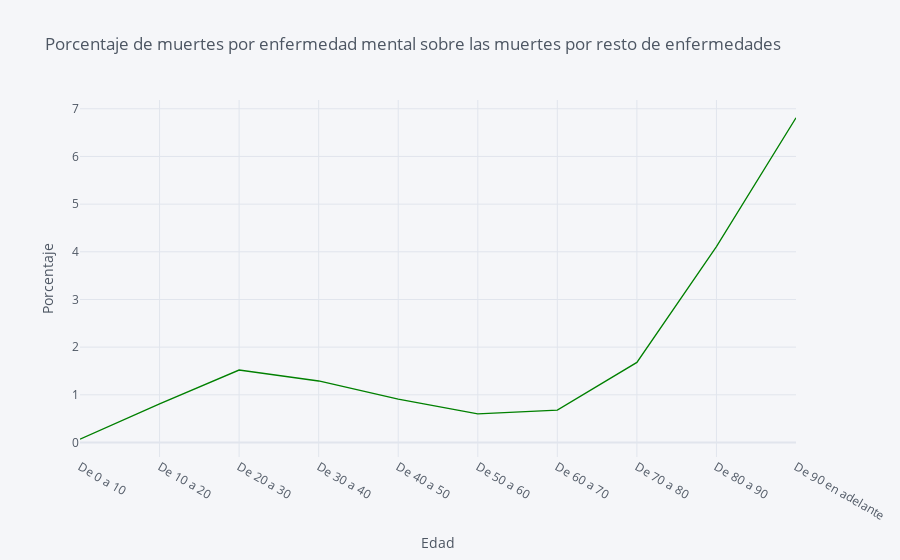

Notebook code cell kept with this figure:
### Code cell
dataset_line = dataset_filtrado_porcentaje.sort_values(by='Edad')

scatter_plot = dataset_line.iplot(kind='scatter',
                                  x='Edad',
                                  y='Porcentaje',
                                  xTitle='Edad',
                                  yTitle='Porcentaje',
                                  mode='lines',
                                  colors=['green'],
                                  title='Porcentaje de muertes por enfermedad mental sobre las muertes por resto de enfermedades')

scatter_plot

### Figure 1 — Plotly figure (JSON) as saved in the notebook; plotly's stock layout.template omitted (floating-point values rounded to 4 significant figures)
{"data": [{"line": {"color": "rgba(0, 128, 0, 1.0)", "dash": "solid", "shape": "linear", "width": 1.3}, "mode": "lines", "name": "Porcentaje", "text": "", "type": "scatter", "x": ["De 0 a 10", "De 10 a 20", "De 20 a 30", "De 30 a 40", "De 40 a 50", "De 50 a 60", "De 60 a 70", "De 70 a 80", "De 80 a 90", "De 90 en adelante"], "y": [0.07, 0.81, 1.52, 1.29, 0.91, 0.6, 0.68, 1.68, 4.11, 6.81]}], "layout": {"legend": {"bgcolor": "#F5F6F9", "font": {"color": "#4D5663"}}, "paper_bgcolor": "#F5F6F9", "plot_bgcolor": "#F5F6F9", "title": {"font": {"color": "#4D5663"}, "text": "Porcentaje de muertes por enfermedad mental sobre las muertes por resto de enfermedades"}, "xaxis": {"gridcolor": "#E1E5ED", "showgrid": true, "tickfont": {"color": "#4D5663"}, "title": {"font": {"color": "#4D5663"}, "text": "Edad"}, "zerolinecolor": "#E1E5ED"}, "yaxis": {"gridcolor": "#E1E5ED", "showgrid": true, "tickfont": {"color": "#4D5663"}, "title": {"font": {"color": "#4D5663"}, "text": "Porcentaje"}, "zerolinecolor": "#E1E5ED"}}}
